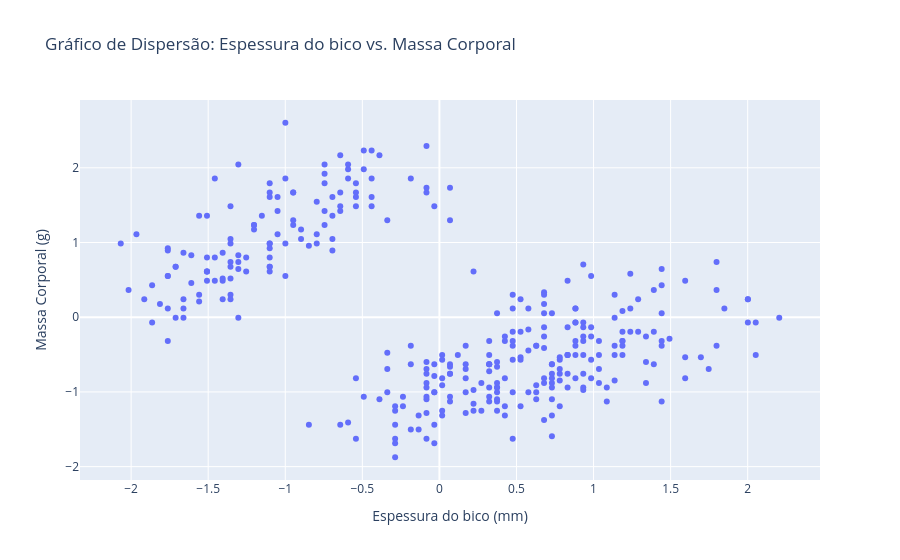

The cell this chart's notebook holds for it:
### Code cell
fig = px.scatter(penguins_padrao, x='bill_depth_mm', y='body_mass_g',
                 title='Gráfico de Dispersão: Espessura do bico vs. Massa Corporal',
                 labels={'bill_depth_mm': 'Espessura do bico (mm)', 'body_mass_g': 'Massa Corporal (g)'})

fig.show()

### Figure 1 — Plotly figure (JSON) as saved in the notebook; plotly's stock layout.template omitted (floating-point values rounded to 4 significant figures; data arrays with more than 128 entries replaced by an {"elided": "..."} marker saying what was removed)
{"data": [{"hovertemplate": "Espessura do bico (mm)=%{x}<br>Massa Corporal (g)=%{y}<extra></extra>", "legendgroup": "", "marker": {"color": "#636efa", "symbol": "circle"}, "mode": "markers", "name": "", "orientation": "v", "showlegend": false, "type": "scatter", "x": {"elided": "333 float values"}, "xaxis": "x", "y": {"elided": "333 float values"}, "yaxis": "y"}], "layout": {"legend": {"tracegroupgap": 0}, "title": {"text": "Gráfico de Dispersão: Espessura do bico vs. Massa Corporal"}, "xaxis": {"anchor": "y", "domain": [0, 1], "title": {"text": "Espessura do bico (mm)"}}, "yaxis": {"anchor": "x", "domain": [0, 1], "title": {"text": "Massa Corporal (g)"}}}}
